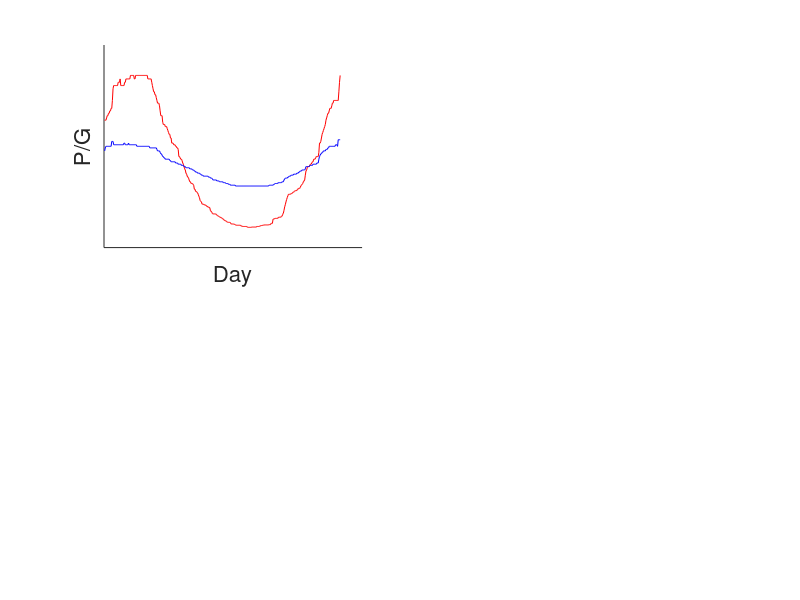

The MATLAB source for this figure:
%Dermond & Melian=================================
%@Ontogenetic differential migration
%2nd half 2018 -- 1st half 2019
%=====github Migra repository=====================

Pmax =  10000;%Larger predation risk in the lake than in the stream
alpha_s = 0.8;
alpha_l = 4;

%input Data
A = dlmread('Growth.csv');
B = dlmread('SmoothedTemperatures.csv');%intraday
M1 = dlmread('MigrationStream1.csv');
M2 = dlmread('MigrationStream2.csv');

%Fitting linear regression as 1st approx. G = b*T
%low ration (<< resources)
T = A(:,1);Gl = A(:,3);
bGl = T\Gl;

% Count how many data points we have
m = length(A);
% Add a column of all ones (intercept term) to x
X = [ones(m, 1) T];
%Normal equation to fit the data
theta1 = (pinv(X'*X))*X'*Gl;

count = 0;
for dg = 5;
  migrationyes = [];
  Rls = zeros(length(B),2);
  Rss = zeros(length(B),2);
for i = 1:length(B);  
%lake
Pls = Pmax*alpha_l;
Gl = theta1(2,1)*B(i,4);
Rls(i,1) = Pls/(Gl*dg);
Rls(i,2) = i;
%Stream
Pss = Pmax*alpha_s;
Gs = theta1(2,1)*B(i,5);
Rss(i,1) = Pss/Gs;
Rss(i,2) = i;
end

migrationyes = find(Rss(:,1) > Rls(:,1));

if ~isempty(migrationyes);
   count = count + 1;
   Pm(count,2) = 1;
   Pm(count,1) = dg;
   
subplot(2,2,1)
hold on
plot(Rls(:,2),Rls(:,1),'r-')
hold on
plot(Rss(:,2),Rss(:,1),'b-')
%hold off
set(gca,'XTick',[],'YTick',[])
xlabel('Day','fontsize', 16)
ylabel('P/G','fontsize', 16)
   pause
else
   count = count + 1;
   Pm(count,2) = 0;
   Pm(count,1) = dg;
end
end%dg




